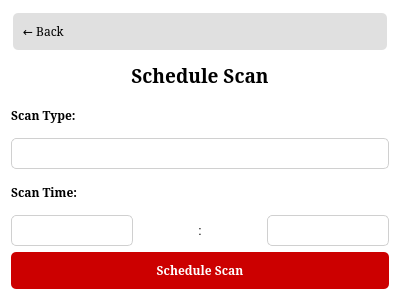
<?xml version="1.0" encoding="UTF-8"?>
<ui version="4.0">
 <class>ScheduleScanPage</class>
 <widget class="QWidget" name="ScheduleScanPage">
  <property name="geometry">
   <rect>
    <x>0</x>
    <y>0</y>
    <width>400</width>
    <height>300</height>
   </rect>
  </property>
  <property name="windowTitle">
   <string>Schedule Scan</string>
  </property>
  <property name="styleSheet">
   <string notr="true">QWidget { background-color: transparent; }
QLabel { background: none; color: black; }
QComboBox {
    background-color: white;
    border: 1px solid #d0d0d0;
    border-radius: 5px;
    padding: 5px;
    selection-background-color: #e0e0e0;
    selection-color: black;
}
QComboBox:hover {
    border-color: #b0b0b0;
}
QComboBox::drop-down {
    border: none;
}
QComboBox::down-arrow {
    image: url(down_arrow.png);
    width: 12px;
    height: 12px;
}
QComboBox QAbstractItemView {
    background-color: white;
    border: 1px solid #d0d0d0;
    selection-background-color: #e0e0e0;
    selection-color: black;
}
QComboBox QAbstractItemView::item {
    min-height: 25px;
    padding: 5px;
    background-color: white;
    color: black;
}
QComboBox QAbstractItemView::item:selected {
    background-color: #d0d0d0;
    color: black;
}
QComboBox QAbstractItemView::item:hover {
    background-color: #e0e0e0;
    color: black;
}</string>
  </property>
  <layout class="QVBoxLayout" name="verticalLayout">
   <item>
    <widget class="QPushButton" name="backButton">
     <property name="font">
      <font>
       <family>Serif</family>
      </font>
     </property>
     <property name="styleSheet">
      <string notr="true">QPushButton {
    text-align: left;
    padding: 10px;
    border: none;
    background-color: #e0e0e0;
    border-radius: 5px;
    margin: 2px;
}
QPushButton:hover {
    background-color: #d0d0d0;
}
QPushButton:checked {
    background-color: #c0c0c0;
    color: #cc0000;
    font-weight: bold;
}</string>
     </property>
     <property name="text">
      <string>← Back</string>
     </property>
    </widget>
   </item>
   <item>
    <widget class="QLabel" name="titleLabel">
     <property name="font">
      <font>
       <family>Serif</family>
       <pointsize>14</pointsize>
       <bold>true</bold>
      </font>
     </property>
     <property name="text">
      <string>Schedule Scan</string>
     </property>
     <property name="alignment">
      <set>Qt::AlignCenter</set>
     </property>
    </widget>
   </item>
   <item>
    <widget class="QLabel" name="scanTypeLabel">
     <property name="font">
      <font>
       <family>Serif</family>
       <bold>true</bold>
      </font>
     </property>
     <property name="text">
      <string>Scan Type:</string>
     </property>
    </widget>
   </item>
   <item>
    <widget class="QComboBox" name="scanTypeComboBox">
     <property name="font">
      <font>
       <family>Serif</family>
      </font>
     </property>
     <property name="minimumWidth">
      <number>200</number>
     </property>
    </widget>
   </item>
   <item>
    <widget class="QLabel" name="timeLabel">
     <property name="font">
      <font>
       <family>Serif</family>
       <bold>true</bold>
      </font>
     </property>
     <property name="text">
      <string>Scan Time:</string>
     </property>
    </widget>
   </item>
   <item>
    <layout class="QHBoxLayout" name="timeLayout">
     <item>
      <widget class="QComboBox" name="hourComboBox">
       <property name="font">
        <font>
         <family>Serif</family>
        </font>
       </property>
       <property name="minimumWidth">
        <number>80</number>
       </property>
      </widget>
     </item>
     <item>
      <widget class="QLabel" name="colonLabel">
       <property name="maximumWidth">
        <number>10</number>
       </property>
       <property name="text">
        <string>:</string>
       </property>
       <property name="alignment">
        <set>Qt::AlignCenter</set>
       </property>
      </widget>
     </item>
     <item>
      <widget class="QComboBox" name="minuteComboBox">
       <property name="font">
        <font>
         <family>Serif</family>
        </font>
       </property>
       <property name="minimumWidth">
        <number>80</number>
       </property>
      </widget>
     </item>
    </layout>
   </item>
   <item>
    <widget class="QPushButton" name="scheduleButton">
     <property name="font">
      <font>
       <family>Serif</family>
       <bold>true</bold>
      </font>
     </property>
     <property name="styleSheet">
      <string notr="true">QPushButton {
    background-color: #cc0000;
    color: white;
    border: none;
    padding: 10px;
    border-radius: 5px;
}
QPushButton:hover {
    background-color: #b30000;
}
QPushButton:pressed {
    background-color: #990000;
}</string>
     </property>
     <property name="text">
      <string>Schedule Scan</string>
     </property>
    </widget>
   </item>
  </layout>
 </widget>
 <resources/>
 <connections/>
</ui>
